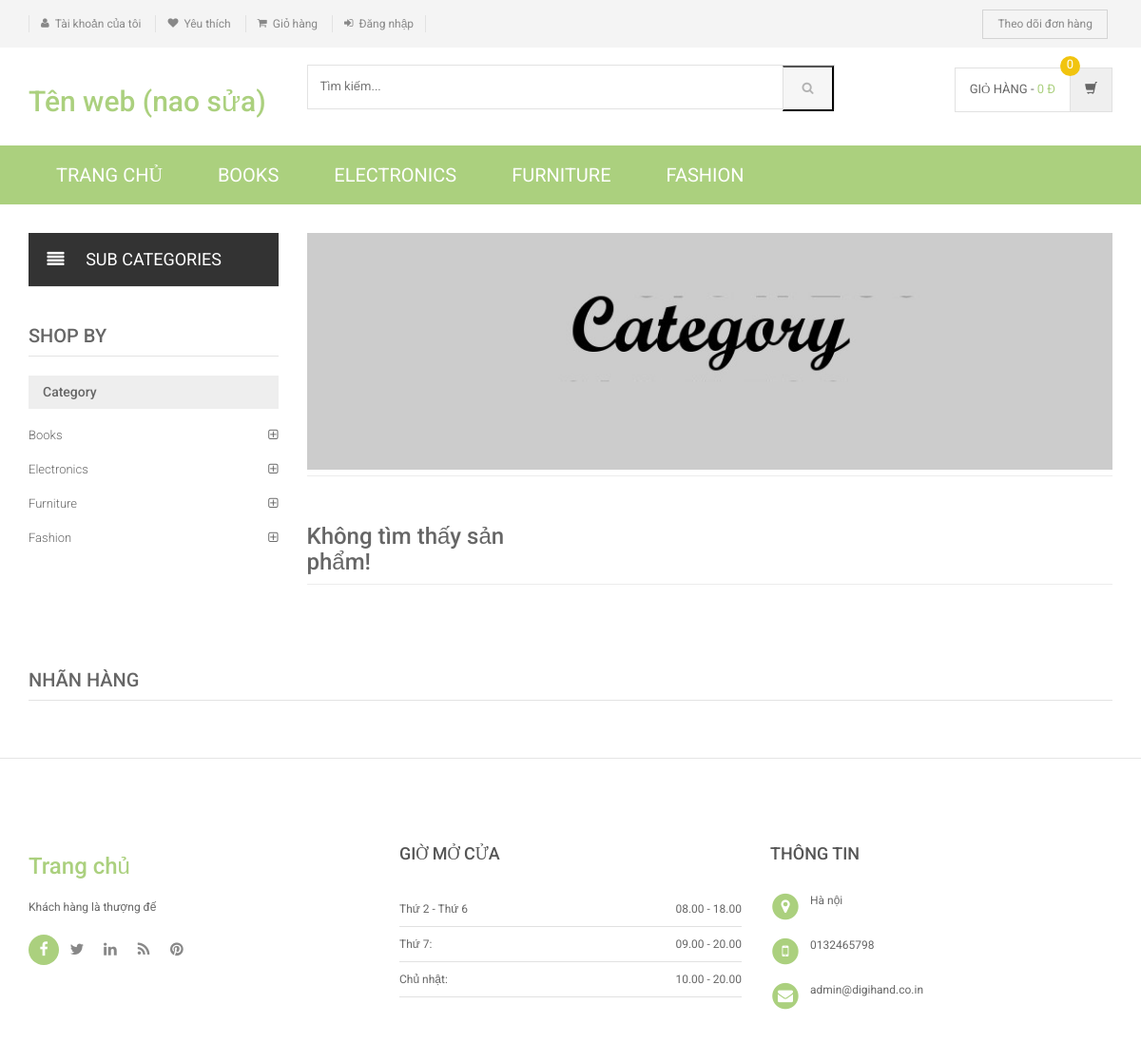
/category.php, run on an earlier commit of the app's database.
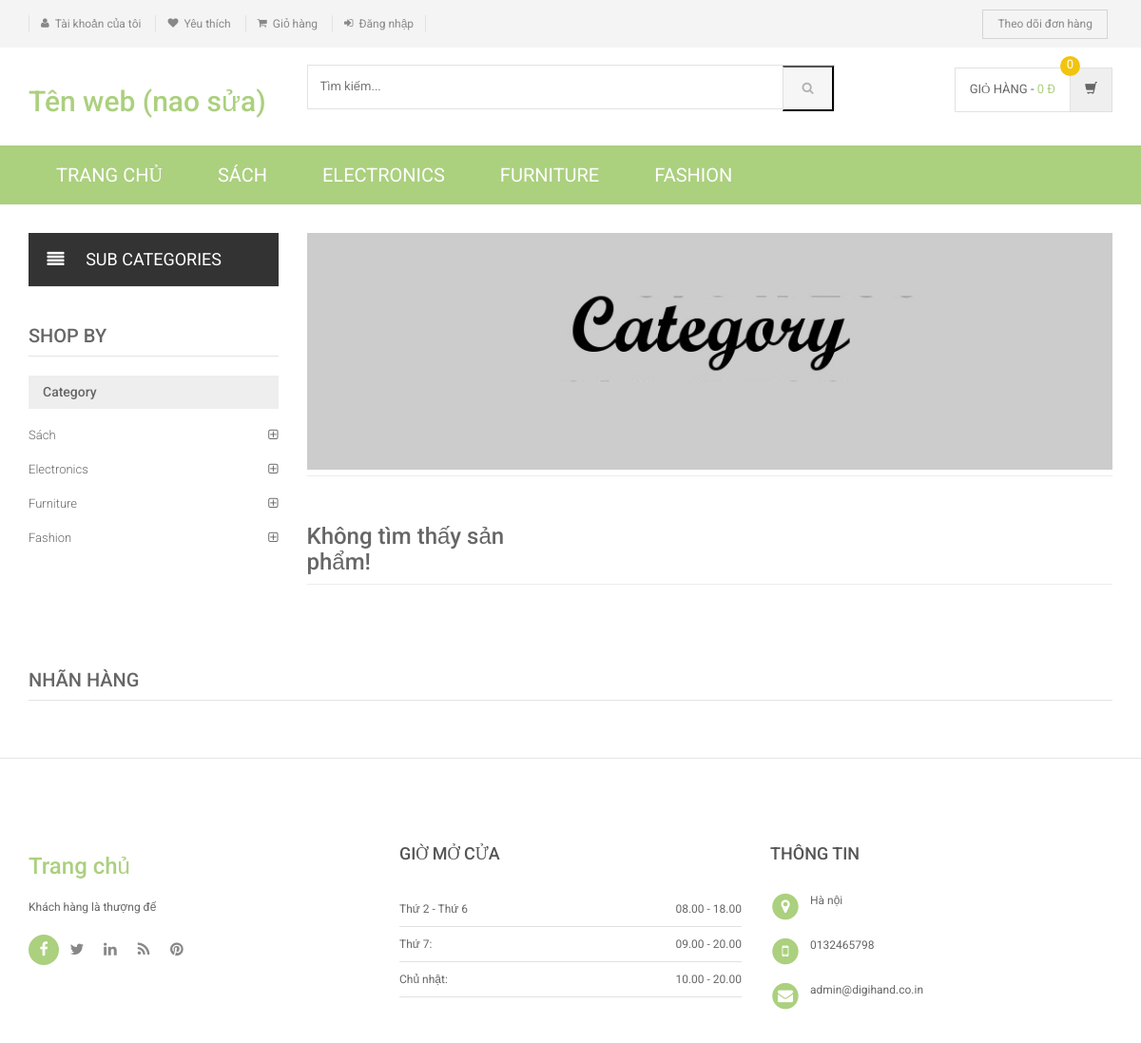
And on a later commit of the database.
### tables this page shows
CREATE TABLE `category` (
  `id` int(11) NOT NULL,
  `categoryName` varchar(255) DEFAULT NULL,
  `categoryDescription` longtext DEFAULT NULL,
  `creationDate` timestamp NOT NULL DEFAULT current_timestamp(),
  `updationDate` varchar(255) DEFAULT NULL
);

### category.php (the view, shortened to what the rows shown need)
<?php
include ('includes/config.php');
?>
<!DOCTYPE html>
<html lang="en">
<head>
	<link rel="stylesheet" href="assets/css/bootstrap.min.css">
	<link rel="stylesheet" href="assets/css/main.css">
	<link rel="stylesheet" href="assets/css/green.css">
	<link rel="stylesheet" href="assets/css/owl.carousel.css">
	<link rel="stylesheet" href="assets/css/owl.transitions.css">
	<link href="assets/css/lightbox.css" rel="stylesheet">
	<link rel="stylesheet" href="assets/css/animate.min.css">
	<link rel="stylesheet" href="assets/css/rateit.css">
	<link rel="stylesheet" href="assets/css/bootstrap-select.min.css">
	<link rel="stylesheet" href="assets/css/config.css">
	<link href="assets/css/green.css" rel="alternate stylesheet" title="Green color">
	<link href="assets/css/blue.css" rel="alternate stylesheet" title="Blue color">
	<link href="assets/css/red.css" rel="alternate stylesheet" title="Red color">
	<link href="assets/css/orange.css" rel="alternate stylesheet" title="Orange color">
	<link href="assets/css/dark-green.css" rel="alternate stylesheet" title="Darkgreen color">
	<link rel="stylesheet" href="assets/css/font-awesome.min.css">
</head>
<body class="cnt-home">
	<header class="header-style-1">
		<?php include ('includes/main-header.php'); ?>
		<?php include ('includes/menu-bar.php'); ?>
	</header>
	<div class="body-content outer-top-xs">
		<div class='container'>
			<div class='row outer-bottom-sm'>
				<div class='col-md-3 sidebar'>
					<div class="sidebar-module-container">
						<div class="sidebar-filter">
							<div class="sidebar-widget wow fadeInUp outer-bottom-xs ">
								<div class="sidebar-widget-body m-t-10">
									<?php $sql = mysqli_query($con, "select id,categoryName  from category");
									while ($row = mysqli_fetch_array($sql)) {
										?>
										<div class="accordion">
											<div class="accordion-group">
												<div class="accordion-heading">
													<a href="category.php?cid=<?php echo $row['id']; ?>"
														class="accordion-toggle collapsed">
														<?php echo $row['categoryName']; ?>
													</a>
												</div>
											</div>
										</div>
									<?php } ?>
								</div>
							</div>
						</div>
					</div>
				</div>
			</div>
		</div>
	</div>
</body>
</html>

### includes/menu-bar.php (shortened to what the rows shown need)
<div class="header-nav animate-dropdown">
    <div class="container">
        <div class="yamm navbar navbar-default" role="navigation">
            <div class="nav-bg-class">
                <div class="navbar-collapse collapse" id="mc-horizontal-menu-collapse">
                    <div class="nav-outer">
                        <ul class="nav navbar-nav">
                            <ul class="nav navbar-nav">
                                <?php
                                $sql = mysqli_query($con, "select id,categoryName  from category limit 6");
                                while ($row = mysqli_fetch_array($sql)) { ?>
                                    <li id="category-<?php echo $row['id']; ?>" class="dropdown yamm">
                                        <a href="category.php?cid=<?php echo $row['id']; ?>">
                                            <?php echo $row['categoryName']; ?>
                                        </a>
                                    </li>
                                <?php } ?>
                            </ul>
                    </div>
                </div>
            </div>
        </div>
    </div>
</div>

What changed in the data, as far as the page shows it:
changed category: categoryName "BOOKS" → "SÁCH"; categoryName "Books" → "Sách"
